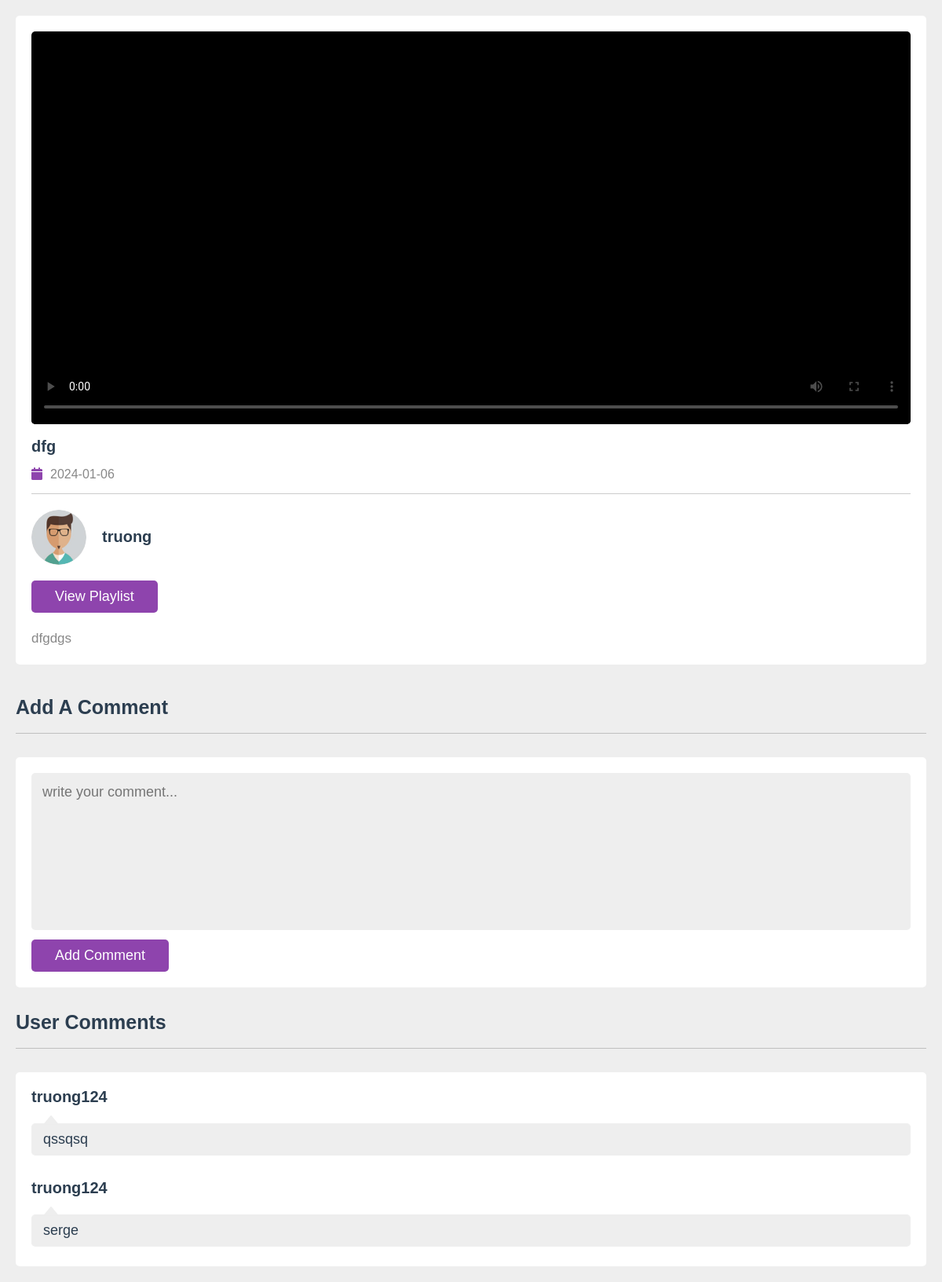
Page /html/watch_video.php?get_id=0douLbdjaYRcGKCUA07B on the committed database.
### tables this page shows
CREATE TABLE `content` (
  `id` varchar(20) NOT NULL,
  `tutor_id` varchar(20) NOT NULL,
  `playlist_id` varchar(20) NOT NULL,
  `title` varchar(100) NOT NULL,
  `description` varchar(1000) NOT NULL,
  `video` varchar(100) NOT NULL,
  `thumb` varchar(100) NOT NULL,
  `date` date NOT NULL DEFAULT current_timestamp(),
  `status` varchar(20) NOT NULL DEFAULT 'deactive'
);

CREATE TABLE `tutors` (
  `id` varchar(20) NOT NULL,
  `name` varchar(50) NOT NULL,
  `profession` varchar(50) NOT NULL,
  `email` varchar(50) NOT NULL,
  `password` varchar(50) NOT NULL,
  `image` varchar(100) NOT NULL
);

CREATE TABLE `comments` (
  `id` varchar(20) NOT NULL,
  `content_id` varchar(20) NOT NULL,
  `user_id` varchar(20) NOT NULL,
  `tutor_id` varchar(20) NOT NULL,
  `comment` varchar(1000) NOT NULL,
  `date` date NOT NULL DEFAULT current_timestamp()
);

### html/watch_video.php (the view, shortened to what this page needs)
<?php
include '../components/connect.php';
if (isset($_SESSION['login_user'])) {
   $user_id = $_SESSION['login_user'];
} else {
   $user_id = '';
}
if (isset($_GET['get_id'])) {
   $get_id = $_GET['get_id'];
} else {
   $get_id = '';
   header('location:home.php');
}
?>
<!DOCTYPE html>
<html lang="en">
<head>
   <link rel="stylesheet" href="https://cdnjs.cloudflare.com/ajax/libs/font-awesome/6.2.0/css/all.min.css">
   <link rel="stylesheet" href="../css/watch_video.css">
</head>
<body>
   <section class="watch-video">
      <?php
      $select_content = $conn->prepare("SELECT * FROM `content` WHERE id = ? AND status = ?");
      $select_content->execute([$get_id, 'deactive']);
      if ($select_content->rowCount() > 0) {
         while ($fetch_content = $select_content->fetch(PDO::FETCH_ASSOC)) {
            $select_tutor = $conn->prepare("SELECT * FROM `tutors` WHERE id = ? LIMIT 1");
            $select_tutor->execute([$fetch_content['tutor_id']]);
            $fetch_tutor = $select_tutor->fetch(PDO::FETCH_ASSOC);
      ?>
            <div class="video-details">
               <video src="../uploaded_files/<?= $fetch_content['video']; ?>" class="video" poster="uploaded_files/<?= $fetch_content['thumb']; ?>" controls autoplay></video>
               <h3 class="title"><?= $fetch_content['title']; ?></h3>
               <div class="info">
                  <p><i class="fas fa-calendar"></i><span><?= $fetch_content['date']; ?></span></p>
               </div>
               <div class="tutor">
                  <img src="../uploaded_files/<?= $fetch_tutor['image']; ?>" alt="">
                  <div>
                     <h3><?= $fetch_tutor['name']; ?></h3>
                  </div>
               </div>
               <form action="" method="post" class="flex">
                  <a href="playlist.php?get_id=<?= $fetch_content['playlist_id']; ?>" class="inline-btn">view playlist</a>
               </form>
               <div class="description">
                  <p><?= $fetch_content['description']; ?></p>
               </div>
            </div>
      <?php
         }
      } else {
         echo '<p class="empty">không có video!</p>';
      }
      ?>
   </section>
   <section class="comments">
      <h1 class="heading">add a comment</h1>
      <form action="" method="post" class="add-comment">
         <textarea name="comment_box" required placeholder="write your comment..." maxlength="1000" cols="30" rows="10"></textarea>
         <input type="submit" value="add comment" name="add_comment" class="inline-btn">
      </form>
      <h1 class="heading">user comments</h1>
      <div class="show-comments">
         <?php
         $select_comments = $conn->prepare("SELECT * FROM `comments` WHERE content_id = ?");
         $select_comments->execute([$get_id]);
         if ($select_comments->rowCount() > 0) {
            while ($fetch_comment = $select_comments->fetch(PDO::FETCH_ASSOC)) {
         ?>
               <div class="box" style="<?php if ($fetch_comment['user_id'] == $user_id) {
                                          echo 'order:-1;';
                                       } ?>">
                  <div class="user">
                     <div>
                        <h3><?= $fetch_comment['user_id']; ?></h3>
                     </div>
                  </div>
                  <p class="text"><?= $fetch_comment['comment']; ?></p>
               </div>
         <?php
            }
         } else {
            echo '<p class="empty">Chưa có comment!</p>';
         }
         ?>
      </div>
   </section>
</body>
</html>

### css/watch_video.css (style rules this page uses)
:root { --main-color:#8e44ad; --red:#e74c3c; --oragen:#f39c12; --white:#fff; --black:#2c3e50; --light-color:#888; --light-bg:#eee; --border:.1rem solid rgba(0,0,0,.2); }
* { font-family: 'Nunito', sans-serif; margin: 0; padding: 0; box-sizing: border-box; outline: none; border: none; text-decoration: none; }
html { font-size: 62.5%; overflow-x: hidden; }
body { background-color: var(--light-bg); }
section { padding:2rem; max-width: 1200px; margin: 0 auto; }
.btn, .option-btn, .delete-btn, .inline-btn, .inline-option-btn, .inline-delete-btn { border-radius: .5rem; padding: 1rem 3rem; font-size: 1.8rem; color: #fff; margin-top: 1rem; text-transform: capitalize; cursor: pointer; text-align: center; }
.inline-btn, .inline-option-btn, .inline-delete-btn { display: inline-block; }
.btn, .inline-btn { background-color: var(--main-color); }
.heading { padding-bottom: 1.8rem; border-bottom: var(--border); font-size: 2.5rem; color: var(--black); text-transform: capitalize; margin-bottom: 3rem; }
.watch-video .video-details { background-color: var(--white); padding: 2rem; border-radius: .5rem; }
.watch-video .video-details .video { width: 100%; border-radius: .5rem; background: #000; height: 50rem; }
.watch-video .video-details .title { font-size: 2rem; color: var(--black); padding: 1.5rem 0; }
.watch-video .video-details .info { display: flex; gap: 2rem; padding-bottom: 1.5rem; border-bottom: var(--border); }
.watch-video .video-details .info p { font-size:1.6rem; }
.watch-video .video-details .info p i { margin-right: 1rem; color: var(--main-color); }
.watch-video .video-details .info p span { color: var(--light-color); }
.watch-video .video-details .tutor { padding: 2rem 0; display: flex; align-items: center; gap: 2rem; }
.watch-video .video-details .tutor img { height: 7rem; width: 7rem; border-radius: 50%; object-fit: cover; }
.watch-video .video-details .tutor h3 { font-size: 2rem; color: var(--black); margin-bottom: .2rem; }
.watch-video .video-details .flex { display: flex; align-items: center; gap: 1.5rem; justify-content: space-between; }
.watch-video .video-details .flex a { margin-top: 0; }
.watch-video .video-details .description { padding-top: 2rem; }
.watch-video .video-details .description p { line-height: 1.5; font-size: 1.7rem; color: var(--light-color); white-space: pre-line; }
.comments .add-comment { background-color: var(--white); border-radius: .5rem; margin-bottom: 3rem; padding: 2rem; }
.comments .add-comment textarea { border-radius: .5rem; padding: 1.4rem; width: 100%; height: 20rem; background-color: var(--light-bg); resize: none; font-size: 1.8rem; color: var(--black); }
.comments .show-comments { background-color: var(--white); border-radius: .5rem; padding: 2rem; display: grid; gap: 2.5rem; }
.comments .show-comments .user { display: flex; align-items: center; gap: 1.5rem; margin-bottom: 2rem; }
.comments .show-comments .user h3 { font-size: 2rem; color: var(--black); margin-bottom: .2rem; }
.comments .show-comments .text { border-radius: .5rem; background-color: var(--light-bg); padding: 1rem 1.5rem; color: var(--black); margin: .5rem 0; position: relative; z-index: 0; white-space: pre-line; font-size: 1.8rem; }
.comments .show-comments .text::before { content: ''; position: absolute; top: -1rem; left: 1.5rem; height: 1.2rem; width: 2rem; background-color: var(--light-bg); clip-path: polygon(50% 0%, 0% 100%, 100% 100%); }

### rows in the picture
content: title "dfg", date "2024-01-06", tutors.image (picture), tutors.name "truong", description "dfgdgs"
comments: user "truong124", comment "qssqsq"
comments: user "truong124", comment "serge"
